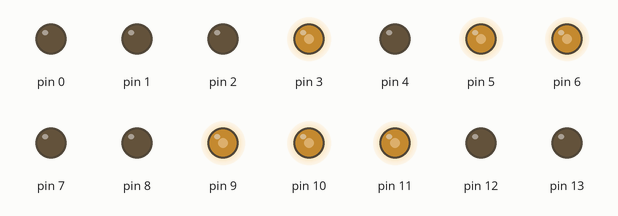
The sketch below on a simulated Arduino Uno, built with avr-gcc and run on an emulated ATmega328P. On the bench: output pins drawn as LEDs (lit = HIGH).

Above: at 0.1 s.
Timing chart, 0 to 1.6 s (numbered marks = the images above):
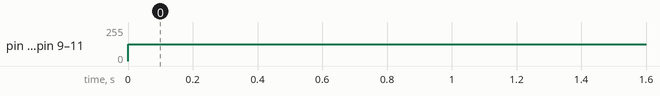

The sketch:

analogwrite.ino
```cpp
void setup() {
  // put your setup code here, to run once:
pinMode(3,OUTPUT);
}

void loop() {
  // put your main code here, to run repeatedly:
for(int i=0;i<14;i++){
 analogWrite(i,125);
}
}
```

Measured:
- by itself, pin 3, pin 5, pin 6, pin 9–11: 0/255 → 125/255 at 0.00 s
